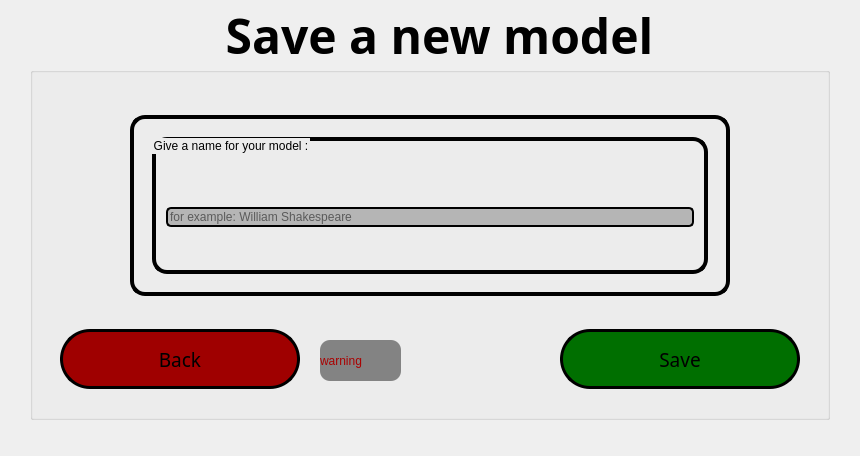
<?xml version="1.0" encoding="UTF-8"?>
<ui version="4.0">
 <class>SaveModelWindow</class>
 <widget class="QMainWindow" name="SaveModelWindow">
  <property name="geometry">
   <rect>
    <x>0</x>
    <y>0</y>
    <width>860</width>
    <height>456</height>
   </rect>
  </property>
  <property name="windowTitle">
   <string>Save Model Window</string>
  </property>
  <widget class="QWidget" name="centralwidget">
   <widget class="QLabel" name="backgroundImg">
    <property name="geometry">
     <rect>
      <x>0</x>
      <y>0</y>
      <width>860</width>
      <height>600</height>
     </rect>
    </property>
    <property name="text">
     <string/>
    </property>
    <property name="pixmap">
     <pixmap>../RESOURCES/background2.jpg</pixmap>
    </property>
    <property name="scaledContents">
     <bool>true</bool>
    </property>
   </widget>
   <widget class="QGroupBox" name="groupBox">
    <property name="enabled">
     <bool>true</bool>
    </property>
    <property name="geometry">
     <rect>
      <x>30</x>
      <y>0</y>
      <width>800</width>
      <height>420</height>
     </rect>
    </property>
    <property name="palette">
     <palette>
      <active>
       <colorrole role="WindowText">
        <brush brushstyle="SolidPattern">
         <color alpha="255">
          <red>0</red>
          <green>0</green>
          <blue>0</blue>
         </color>
        </brush>
       </colorrole>
       <colorrole role="Button">
        <brush brushstyle="SolidPattern">
         <color alpha="255">
          <red>0</red>
          <green>0</green>
          <blue>127</blue>
         </color>
        </brush>
       </colorrole>
       <colorrole role="Text">
        <brush brushstyle="SolidPattern">
         <color alpha="255">
          <red>0</red>
          <green>0</green>
          <blue>0</blue>
         </color>
        </brush>
       </colorrole>
       <colorrole role="ButtonText">
        <brush brushstyle="SolidPattern">
         <color alpha="255">
          <red>0</red>
          <green>0</green>
          <blue>0</blue>
         </color>
        </brush>
       </colorrole>
       <colorrole role="Base">
        <brush brushstyle="SolidPattern">
         <color alpha="255">
          <red>255</red>
          <green>255</green>
          <blue>255</blue>
         </color>
        </brush>
       </colorrole>
       <colorrole role="ToolTipText">
        <brush brushstyle="SolidPattern">
         <color alpha="255">
          <red>0</red>
          <green>0</green>
          <blue>0</blue>
         </color>
        </brush>
       </colorrole>
      </active>
      <inactive>
       <colorrole role="WindowText">
        <brush brushstyle="SolidPattern">
         <color alpha="255">
          <red>0</red>
          <green>0</green>
          <blue>0</blue>
         </color>
        </brush>
       </colorrole>
       <colorrole role="Button">
        <brush brushstyle="SolidPattern">
         <color alpha="255">
          <red>0</red>
          <green>0</green>
          <blue>127</blue>
         </color>
        </brush>
       </colorrole>
       <colorrole role="Text">
        <brush brushstyle="SolidPattern">
         <color alpha="255">
          <red>0</red>
          <green>0</green>
          <blue>0</blue>
         </color>
        </brush>
       </colorrole>
       <colorrole role="ButtonText">
        <brush brushstyle="SolidPattern">
         <color alpha="255">
          <red>0</red>
          <green>0</green>
          <blue>0</blue>
         </color>
        </brush>
       </colorrole>
       <colorrole role="Base">
        <brush brushstyle="SolidPattern">
         <color alpha="255">
          <red>255</red>
          <green>255</green>
          <blue>255</blue>
         </color>
        </brush>
       </colorrole>
       <colorrole role="ToolTipText">
        <brush brushstyle="SolidPattern">
         <color alpha="255">
          <red>0</red>
          <green>0</green>
          <blue>0</blue>
         </color>
        </brush>
       </colorrole>
      </inactive>
      <disabled>
       <colorrole role="WindowText">
        <brush brushstyle="SolidPattern">
         <color alpha="255">
          <red>0</red>
          <green>0</green>
          <blue>0</blue>
         </color>
        </brush>
       </colorrole>
       <colorrole role="Button">
        <brush brushstyle="SolidPattern">
         <color alpha="255">
          <red>0</red>
          <green>0</green>
          <blue>127</blue>
         </color>
        </brush>
       </colorrole>
       <colorrole role="Text">
        <brush brushstyle="SolidPattern">
         <color alpha="255">
          <red>0</red>
          <green>0</green>
          <blue>0</blue>
         </color>
        </brush>
       </colorrole>
       <colorrole role="ButtonText">
        <brush brushstyle="SolidPattern">
         <color alpha="255">
          <red>0</red>
          <green>0</green>
          <blue>0</blue>
         </color>
        </brush>
       </colorrole>
       <colorrole role="Base">
        <brush brushstyle="SolidPattern">
         <color alpha="255">
          <red>240</red>
          <green>240</green>
          <blue>240</blue>
         </color>
        </brush>
       </colorrole>
       <colorrole role="ToolTipText">
        <brush brushstyle="SolidPattern">
         <color alpha="255">
          <red>0</red>
          <green>0</green>
          <blue>0</blue>
         </color>
        </brush>
       </colorrole>
      </disabled>
     </palette>
    </property>
    <property name="font">
     <font>
      <family>Sitka Heading</family>
      <pointsize>36</pointsize>
      <weight>75</weight>
      <bold>true</bold>
      <underline>false</underline>
     </font>
    </property>
    <property name="styleSheet">
     <string notr="true">color: rgb(0, 0, 0);</string>
    </property>
    <property name="title">
     <string>Save a new model</string>
    </property>
    <property name="alignment">
     <set>Qt::AlignCenter</set>
    </property>
    <widget class="QPushButton" name="saveBtn">
     <property name="enabled">
      <bool>true</bool>
     </property>
     <property name="geometry">
      <rect>
       <x>530</x>
       <y>329</y>
       <width>240</width>
       <height>60</height>
      </rect>
     </property>
     <property name="font">
      <font>
       <family>Sitka Small</family>
       <pointsize>14</pointsize>
       <weight>9</weight>
       <italic>false</italic>
       <bold>false</bold>
      </font>
     </property>
     <property name="acceptDrops">
      <bool>false</bool>
     </property>
     <property name="autoFillBackground">
      <bool>false</bool>
     </property>
     <property name="styleSheet">
      <string notr="true">background-color: rgb(0, 111, 0);

font: 75 14pt &quot;Sitka Small&quot;;
color: rgb(0, 0, 0);
border-width: 3px;
border-radius: 30px;
border-color: rgb(0, 0, 0);
border-style: solid;
                        </string>
     </property>
     <property name="text">
      <string>Save</string>
     </property>
     <property name="checkable">
      <bool>false</bool>
     </property>
     <property name="autoDefault">
      <bool>false</bool>
     </property>
     <property name="default">
      <bool>false</bool>
     </property>
     <property name="flat">
      <bool>false</bool>
     </property>
    </widget>
    <widget class="QPushButton" name="backBtn">
     <property name="enabled">
      <bool>true</bool>
     </property>
     <property name="geometry">
      <rect>
       <x>30</x>
       <y>329</y>
       <width>240</width>
       <height>60</height>
      </rect>
     </property>
     <property name="font">
      <font>
       <family>Sitka Small</family>
       <pointsize>14</pointsize>
       <weight>9</weight>
       <italic>false</italic>
       <bold>false</bold>
      </font>
     </property>
     <property name="acceptDrops">
      <bool>false</bool>
     </property>
     <property name="autoFillBackground">
      <bool>false</bool>
     </property>
     <property name="styleSheet">
      <string notr="true">
background-color: rgb(159, 0, 0);
font: 75 14pt &quot;Sitka Small&quot;;
color: rgb(0, 0, 0);
border-width: 3px;
border-radius: 30px;
border-color: rgb(0, 0, 0);
border-style: solid;
                        </string>
     </property>
     <property name="text">
      <string>Back</string>
     </property>
     <property name="icon">
      <iconset>
       <normaloff>../RESOURCES/left_icon.png</normaloff>../RESOURCES/left_icon.png</iconset>
     </property>
     <property name="iconSize">
      <size>
       <width>24</width>
       <height>24</height>
      </size>
     </property>
     <property name="checkable">
      <bool>false</bool>
     </property>
     <property name="autoDefault">
      <bool>false</bool>
     </property>
     <property name="default">
      <bool>false</bool>
     </property>
     <property name="flat">
      <bool>false</bool>
     </property>
    </widget>
    <widget class="QFrame" name="verticalFrame">
     <property name="geometry">
      <rect>
       <x>100</x>
       <y>115</y>
       <width>600</width>
       <height>181</height>
      </rect>
     </property>
     <property name="font">
      <font>
       <family>Sitka Small</family>
       <pointsize>10</pointsize>
       <weight>50</weight>
       <italic>false</italic>
       <bold>false</bold>
      </font>
     </property>
     <property name="autoFillBackground">
      <bool>false</bool>
     </property>
     <property name="styleSheet">
      <string notr="true">border-width: 4px;
border-radius: 15px;
border-color: rgb(0, 0, 0);
border-style: solid;
font: 10pt &quot;Sitka Small&quot;;
                            color: rgb(0, 0, 0);
                            background-color: qlineargradient(spread:pad, x1:0.996, y1:0.0340909, x2:1, y2:0, stop:1
                            rgba(100, 104, 108, 170));
                        </string>
     </property>
     <layout class="QVBoxLayout" name="verticalLayout">
      <property name="spacing">
       <number>10</number>
      </property>
      <property name="leftMargin">
       <number>18</number>
      </property>
      <property name="topMargin">
       <number>18</number>
      </property>
      <property name="rightMargin">
       <number>18</number>
      </property>
      <property name="bottomMargin">
       <number>18</number>
      </property>
      <item>
       <widget class="QGroupBox" name="horizontalGroupBox">
        <property name="sizePolicy">
         <sizepolicy hsizetype="Preferred" vsizetype="Preferred">
          <horstretch>0</horstretch>
          <verstretch>0</verstretch>
         </sizepolicy>
        </property>
        <property name="minimumSize">
         <size>
          <width>0</width>
          <height>0</height>
         </size>
        </property>
        <property name="styleSheet">
         <string notr="true"/>
        </property>
        <property name="title">
         <string>Give a name for your model :</string>
        </property>
        <layout class="QHBoxLayout" name="horizontalLayout">
         <property name="spacing">
          <number>10</number>
         </property>
         <property name="leftMargin">
          <number>10</number>
         </property>
         <property name="topMargin">
          <number>48</number>
         </property>
         <property name="rightMargin">
          <number>10</number>
         </property>
         <property name="bottomMargin">
          <number>24</number>
         </property>
         <item>
          <widget class="QLineEdit" name="inputName">
           <property name="enabled">
            <bool>true</bool>
           </property>
           <property name="styleSheet">
            <string notr="true">border-width: 2px;
border-radius: 5px;
border-color: rgb(0, 0, 0);
border-style: solid;
background-color: rgb(181, 181, 181);
color: rgb(0, 0, 0);</string>
           </property>
           <property name="placeholderText">
            <string>for example: William Shakespeare</string>
           </property>
          </widget>
         </item>
        </layout>
       </widget>
      </item>
     </layout>
    </widget>
    <widget class="QLabel" name="errorMsg">
     <property name="geometry">
      <rect>
       <x>290</x>
       <y>340</y>
       <width>81</width>
       <height>41</height>
      </rect>
     </property>
     <property name="layoutDirection">
      <enum>Qt::RightToLeft</enum>
     </property>
     <property name="styleSheet">
      <string notr="true">background-color: qlineargradient(spread:pad, x1:0.983, y1:0.00568182, x2:0.996, y2:0, stop:1 rgba(48, 48, 48, 143));
color: rgb(170, 0, 0);
font: 75 8pt &quot;System&quot;;
border-radius: 10px;
border-style: solid;
border-width: 0px
</string>
     </property>
     <property name="text">
      <string>warning</string>
     </property>
     <property name="margin">
      <number>5</number>
     </property>
    </widget>
   </widget>
  </widget>
 </widget>
 <resources/>
 <connections/>
</ui>
